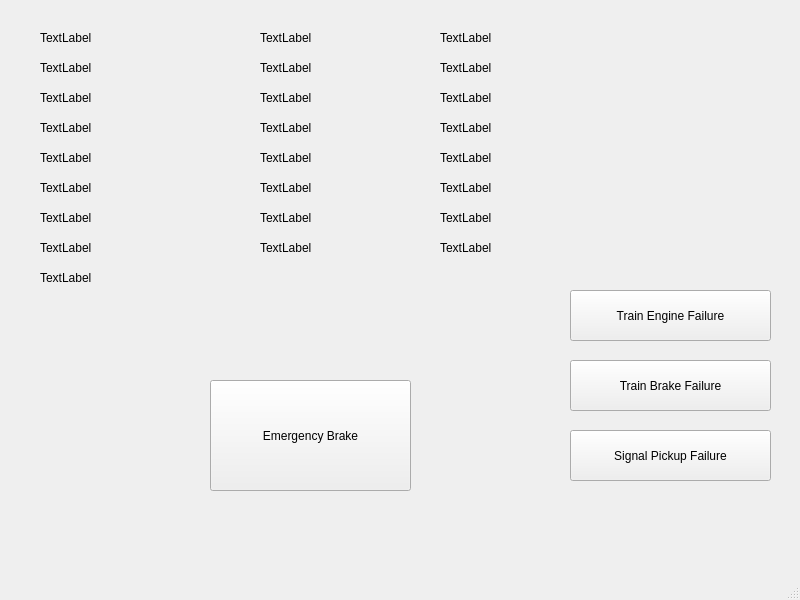
<?xml version="1.0" encoding="UTF-8"?>
<ui version="4.0">
 <class>TrainModel</class>
 <widget class="QMainWindow" name="TrainModel">
  <property name="geometry">
   <rect>
    <x>0</x>
    <y>0</y>
    <width>800</width>
    <height>600</height>
   </rect>
  </property>
  <property name="windowTitle">
   <string>TrainModel</string>
  </property>
  <widget class="QWidget" name="centralwidget">
   <widget class="QPushButton" name="eBrake">
    <property name="geometry">
     <rect>
      <x>210</x>
      <y>380</y>
      <width>201</width>
      <height>111</height>
     </rect>
    </property>
    <property name="text">
     <string>Emergency Brake</string>
    </property>
    <property name="checkable">
     <bool>true</bool>
    </property>
    <property name="checked">
     <bool>false</bool>
    </property>
   </widget>
   <widget class="QLabel" name="height">
    <property name="geometry">
     <rect>
      <x>40</x>
      <y>30</y>
      <width>151</width>
      <height>16</height>
     </rect>
    </property>
    <property name="text">
     <string>TextLabel</string>
    </property>
   </widget>
   <widget class="QLabel" name="width">
    <property name="geometry">
     <rect>
      <x>40</x>
      <y>60</y>
      <width>181</width>
      <height>16</height>
     </rect>
    </property>
    <property name="text">
     <string>TextLabel</string>
    </property>
   </widget>
   <widget class="QLabel" name="length">
    <property name="geometry">
     <rect>
      <x>40</x>
      <y>90</y>
      <width>181</width>
      <height>16</height>
     </rect>
    </property>
    <property name="text">
     <string>TextLabel</string>
    </property>
   </widget>
   <widget class="QLabel" name="passenger">
    <property name="geometry">
     <rect>
      <x>260</x>
      <y>30</y>
      <width>161</width>
      <height>16</height>
     </rect>
    </property>
    <property name="text">
     <string>TextLabel</string>
    </property>
   </widget>
   <widget class="QLabel" name="crew">
    <property name="geometry">
     <rect>
      <x>260</x>
      <y>60</y>
      <width>161</width>
      <height>16</height>
     </rect>
    </property>
    <property name="text">
     <string>TextLabel</string>
    </property>
   </widget>
   <widget class="QLabel" name="mass">
    <property name="geometry">
     <rect>
      <x>260</x>
      <y>90</y>
      <width>161</width>
      <height>16</height>
     </rect>
    </property>
    <property name="text">
     <string>TextLabel</string>
    </property>
   </widget>
   <widget class="QLabel" name="speed">
    <property name="geometry">
     <rect>
      <x>440</x>
      <y>30</y>
      <width>161</width>
      <height>16</height>
     </rect>
    </property>
    <property name="text">
     <string>TextLabel</string>
    </property>
   </widget>
   <widget class="QLabel" name="accel">
    <property name="geometry">
     <rect>
      <x>440</x>
      <y>60</y>
      <width>171</width>
      <height>16</height>
     </rect>
    </property>
    <property name="text">
     <string>TextLabel</string>
    </property>
   </widget>
   <widget class="QLabel" name="light">
    <property name="geometry">
     <rect>
      <x>440</x>
      <y>90</y>
      <width>171</width>
      <height>16</height>
     </rect>
    </property>
    <property name="text">
     <string>TextLabel</string>
    </property>
   </widget>
   <widget class="QLabel" name="rdoors">
    <property name="geometry">
     <rect>
      <x>40</x>
      <y>120</y>
      <width>191</width>
      <height>16</height>
     </rect>
    </property>
    <property name="text">
     <string>TextLabel</string>
    </property>
   </widget>
   <widget class="QLabel" name="ldoors">
    <property name="geometry">
     <rect>
      <x>260</x>
      <y>120</y>
      <width>161</width>
      <height>16</height>
     </rect>
    </property>
    <property name="text">
     <string>TextLabel</string>
    </property>
   </widget>
   <widget class="QLabel" name="temp">
    <property name="geometry">
     <rect>
      <x>440</x>
      <y>120</y>
      <width>161</width>
      <height>16</height>
     </rect>
    </property>
    <property name="text">
     <string>TextLabel</string>
    </property>
   </widget>
   <widget class="QLabel" name="rdoorcmd">
    <property name="geometry">
     <rect>
      <x>40</x>
      <y>150</y>
      <width>181</width>
      <height>16</height>
     </rect>
    </property>
    <property name="text">
     <string>TextLabel</string>
    </property>
   </widget>
   <widget class="QLabel" name="ldoorcmd">
    <property name="geometry">
     <rect>
      <x>260</x>
      <y>150</y>
      <width>171</width>
      <height>16</height>
     </rect>
    </property>
    <property name="text">
     <string>TextLabel</string>
    </property>
   </widget>
   <widget class="QLabel" name="lightcmd">
    <property name="geometry">
     <rect>
      <x>440</x>
      <y>150</y>
      <width>141</width>
      <height>16</height>
     </rect>
    </property>
    <property name="text">
     <string>TextLabel</string>
    </property>
   </widget>
   <widget class="QLabel" name="ebrakecmd">
    <property name="geometry">
     <rect>
      <x>40</x>
      <y>180</y>
      <width>171</width>
      <height>16</height>
     </rect>
    </property>
    <property name="text">
     <string>TextLabel</string>
    </property>
   </widget>
   <widget class="QLabel" name="sbrakecmd">
    <property name="geometry">
     <rect>
      <x>260</x>
      <y>180</y>
      <width>141</width>
      <height>16</height>
     </rect>
    </property>
    <property name="text">
     <string>TextLabel</string>
    </property>
   </widget>
   <widget class="QLabel" name="powercmd">
    <property name="geometry">
     <rect>
      <x>440</x>
      <y>180</y>
      <width>161</width>
      <height>16</height>
     </rect>
    </property>
    <property name="text">
     <string>TextLabel</string>
    </property>
   </widget>
   <widget class="QLabel" name="tempcmd">
    <property name="geometry">
     <rect>
      <x>40</x>
      <y>210</y>
      <width>181</width>
      <height>16</height>
     </rect>
    </property>
    <property name="text">
     <string>TextLabel</string>
    </property>
   </widget>
   <widget class="QLabel" name="speedcmd">
    <property name="geometry">
     <rect>
      <x>260</x>
      <y>210</y>
      <width>151</width>
      <height>16</height>
     </rect>
    </property>
    <property name="text">
     <string>TextLabel</string>
    </property>
   </widget>
   <widget class="QLabel" name="speedlmt">
    <property name="geometry">
     <rect>
      <x>440</x>
      <y>210</y>
      <width>141</width>
      <height>16</height>
     </rect>
    </property>
    <property name="text">
     <string>TextLabel</string>
    </property>
   </widget>
   <widget class="QLabel" name="grade">
    <property name="geometry">
     <rect>
      <x>40</x>
      <y>240</y>
      <width>151</width>
      <height>16</height>
     </rect>
    </property>
    <property name="text">
     <string>TextLabel</string>
    </property>
   </widget>
   <widget class="QPushButton" name="enginefail">
    <property name="geometry">
     <rect>
      <x>570</x>
      <y>290</y>
      <width>201</width>
      <height>51</height>
     </rect>
    </property>
    <property name="text">
     <string>Train Engine Failure</string>
    </property>
    <property name="checkable">
     <bool>true</bool>
    </property>
   </widget>
   <widget class="QPushButton" name="brakefail">
    <property name="geometry">
     <rect>
      <x>570</x>
      <y>360</y>
      <width>201</width>
      <height>51</height>
     </rect>
    </property>
    <property name="text">
     <string>Train Brake Failure</string>
    </property>
    <property name="checkable">
     <bool>true</bool>
    </property>
   </widget>
   <widget class="QPushButton" name="signalfail">
    <property name="geometry">
     <rect>
      <x>570</x>
      <y>430</y>
      <width>201</width>
      <height>51</height>
     </rect>
    </property>
    <property name="text">
     <string>Signal Pickup Failure</string>
    </property>
    <property name="checkable">
     <bool>true</bool>
    </property>
   </widget>
   <widget class="QLabel" name="enginefailure">
    <property name="geometry">
     <rect>
      <x>260</x>
      <y>240</y>
      <width>141</width>
      <height>16</height>
     </rect>
    </property>
    <property name="text">
     <string>TextLabel</string>
    </property>
   </widget>
   <widget class="QLabel" name="brakefailure">
    <property name="geometry">
     <rect>
      <x>440</x>
      <y>240</y>
      <width>131</width>
      <height>16</height>
     </rect>
    </property>
    <property name="text">
     <string>TextLabel</string>
    </property>
   </widget>
   <widget class="QLabel" name="signalfailure">
    <property name="geometry">
     <rect>
      <x>40</x>
      <y>270</y>
      <width>181</width>
      <height>16</height>
     </rect>
    </property>
    <property name="text">
     <string>TextLabel</string>
    </property>
   </widget>
  </widget>
  <widget class="QMenuBar" name="menubar">
   <property name="geometry">
    <rect>
     <x>0</x>
     <y>0</y>
     <width>800</width>
     <height>21</height>
    </rect>
   </property>
  </widget>
  <widget class="QStatusBar" name="statusbar"/>
 </widget>
 <resources/>
 <connections/>
</ui>
